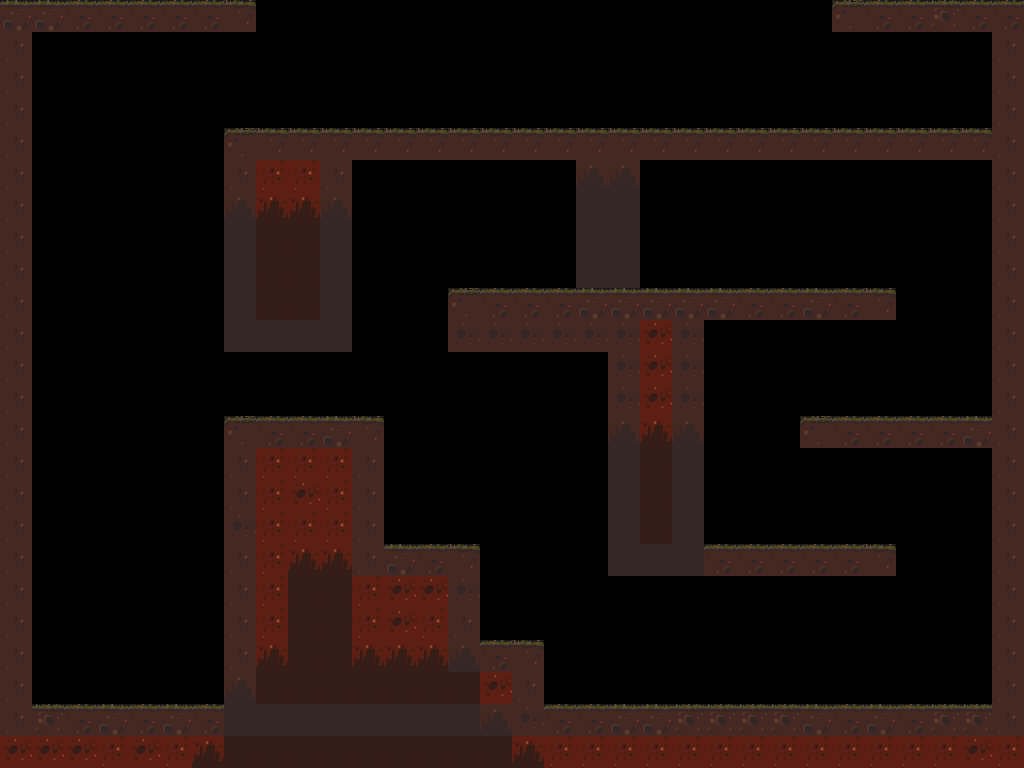

The image is a tile-based game level rendered from a .tmx file. Its description and source (layers, tilesets, objects; grid data summarised) follow:
An orthogonal 32x24 tile map with 32x32 px tiles, 2 tile layers (tiles, collisions), 3 tilesets and 1 object (Player).

<map version="1.0" orientation="orthogonal" width="32" height="24" tilewidth="32" tileheight="32">
 <tileset firstgid="1" name="tiles" tilewidth="32" tileheight="32">
  <image source="tiles.png" width="128" height="32" />
 </tileset>
 <tileset firstgid="5" name="tiletest" tilewidth="32" tileheight="32">
  <image source="tiletest.png" trans="000000" width="96" height="96" />
 </tileset>
 <tileset firstgid="14" name="tiletest" tilewidth="32" tileheight="32">
  <image source="tiletest.png" trans="000000" width="96" height="96" />
 </tileset>
 <layer name="tiles" width="32" height="24">
  <data>[768 cells, 295 non-empty, 9 distinct tile ids]</data>
 </layer>
 <layer name="collisions" width="32" height="24" opacity="0.57">
  <data>[768 cells, 208 non-empty, 1 distinct tile ids]</data>
 </layer>
 <objectgroup name="objects" width="32" height="24">
  <object name="player" type="Player" x="672" y="256" />
 </objectgroup>
</map>
